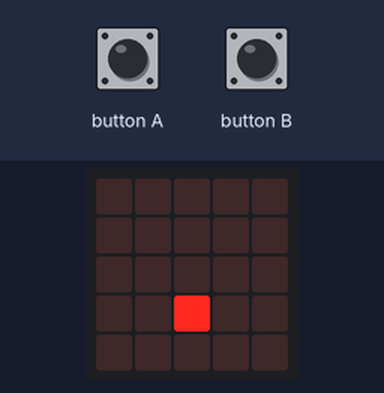
A program run on a simulated BBC micro:bit (MakeCode). On the bench: the board's 5×5 LED display. The test bench sets the inputs (shaded band).

Above: at 1.2 s.
1.3 s: button A pressed for 0.15 s
At 1.9 s:
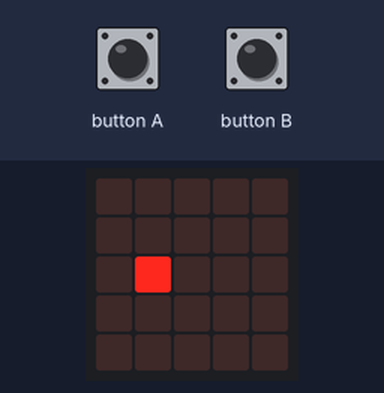
2.0 s: button B pressed for 0.15 s
At 2.37 s:
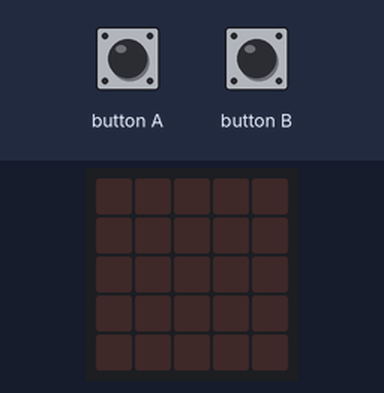
2.7 s: button B pressed for 0.15 s
At 3.33 s:
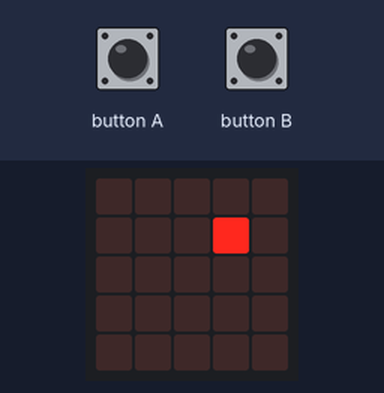
3.4 s: button A pressed for 0.15 s
At 4.0 s:
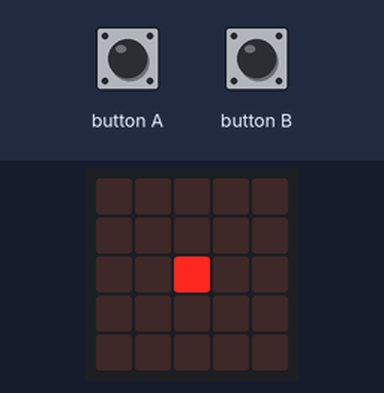
4.1 s: button B pressed for 0.15 s
At 4.46 s:
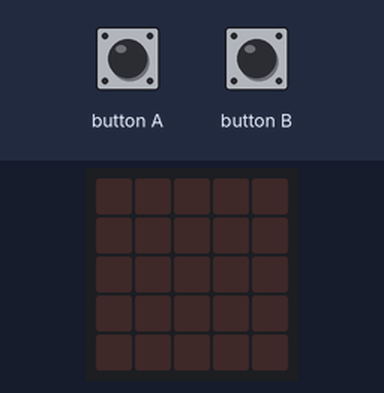
4.8 s: button A pressed for 0.15 s
At 6.37 s:
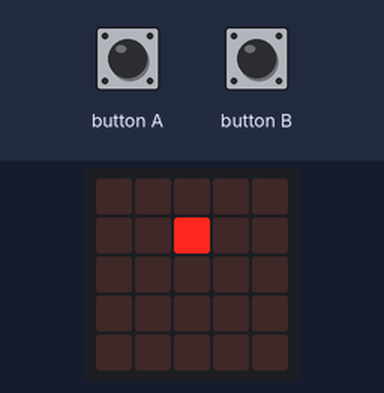
Timing chart, 0 to 6.5 s (numbered marks = the images above; inputs shaded):
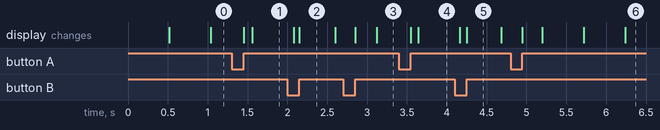

The program:

main.ts
```typescript
input.onButtonPressed(Button.A, function () {
    led.unplot(x, y)
    if (x > 0) {
        x += -1
    } else {
        x = 4
    }
})
input.onButtonPressed(Button.B, function () {
    led.unplot(x, y)
    if (x < 4) {
        x += 1
    } else {
        x = 0
    }
})
let y = 0
let x = 0
x = 2
y = 2
let direction = 1
led.plot(x, y)
basic.forever(function () {
    led.unplot(x, y)
    y += direction
    if (y <= 0) {
        direction = 1
    } else if (y >= 4) {
        direction = -1
    }
    led.plot(x, y)
    basic.pause(500)
})
```

test.ts
```typescript
// les tests vont ici ; cela ne sera pas compilé si ce paquet est utilisé en tant qu'extension.
```

Measured:
- after the input at 1.3 s, the display: first changes after 0.15 s (image 1 shows a later state)
- after the input at 2.0 s, the display: first differs from a run without the input after 0.15 s (image 2)
- after the input at 2.7 s, the display: first changes after 0.15 s (image 3 shows a later state)
- after the input at 3.4 s, the display: first changes after 0.15 s (image 4 shows a later state)
- after the input at 4.1 s, the display: first differs from a run without the input after 0.15 s (image 5)
- after the input at 4.8 s, the display: first changes after 0.15 s (image 6 shows a later state)
- what the display in image 2 shows lasts 0.4 s, from 2.2 s to 2.6 s
